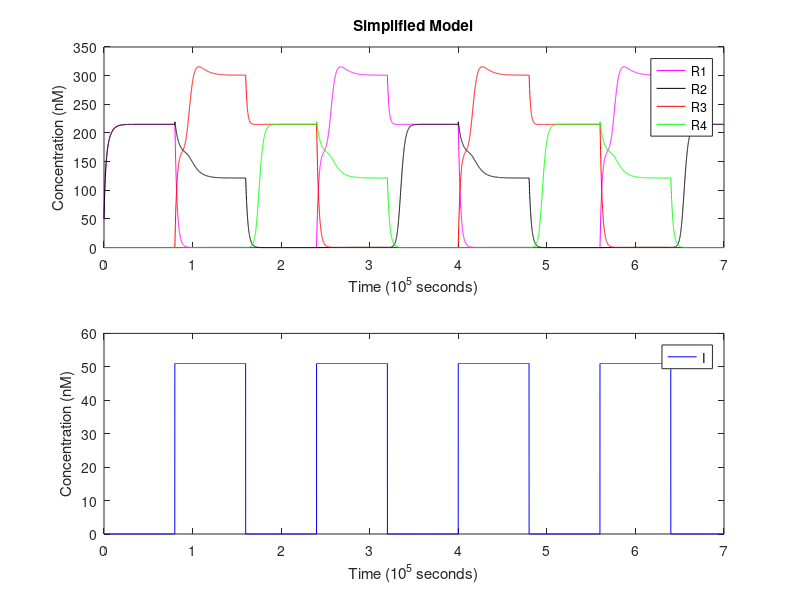

The MATLAB source for this figure:
% ============================== OCTAVE SETUP ==================================
    clear;
    format long;


% ========================== MODEL REACTION RATES ==============================

    Kt = 6e-4;     % translation rate (1/s)
    Kd_m = 2.5e-3; % mRNA degradation rate (1/s)
    Kd_p = 4e-4;   % protein degradation rate (1/s)
    N = 1.3;       % Hill coefficient (scalar)
    Ka = 2e-8;     % Hill activation constant (M)
    Kr = 6e-10;    % Hill repression constant (M)
    Kb = 4e-10;    % maximum/unrepressed transcription rate (M/s)


% ============================ INPUT PARAMETERS ================================

    % time settings
    dt = 60;                     % 1 minute timesteps
    simulation = 0 : dt : 7.0e5; % simulation length control

    % input vector
    Is = zeros(1, length(simulation));

    % initial state concentrations (M)
    R1 = R2 = 50e-9;
    R3 = R4 = 0e-9;


% =============================== SIMULATION ===================================

    % preallocate arrays to store concentrations over time
    R1s = zeros(1, length(simulation));
    R2s = zeros(1, length(simulation));
    R3s = zeros(1, length(simulation));
    R4s = zeros(1, length(simulation));

    % precomputed invariants
    alpha = Kt * Kb / Kd_m;
    Kan = Ka ^ N;
    Krn = Kr ^ N;

    % abstractions for activation & repression Hill-function
    % these consider K^n is being passed in already precomputed
    function y = Ha(X, n, Kn)
        Xn = X^n;
        y = Xn / (Kn + Xn);
    endfunction
    function y = Hr(X, n, Kn)
        y = 1 / (1 + (X^n / Kn));
    endfunction

    % actual simulation
    for t = 1 : length(simulation)

        % store current state
        R1s(t) = R1;
        R2s(t) = R2;
        R3s(t) = R3;
        R4s(t) = R4;

        % square wave input
        if mod(t*dt, 160000) > 80000
            Is(t) = 51e-9;
        else
            Is(t) = 0.0;
        endif

        % common subexpression optimization (used below)
        HaI = Ha(Is(t), N, Kan);
        HrR1 = Hr(R1, N, Krn);
        HrR2 = Hr(R2, N, Krn);
        HrR3 = Hr(R3, N, Krn);
        HrR4 = Hr(R4, N, Krn);

        % compute variation
        dR1dt = alpha * (HaI*HrR2 + HrR3) - Kd_p*R1;
        dR2dt = alpha * HrR4 * (HaI + HrR3) - Kd_p*R2;
        dR3dt = alpha * (HaI*HrR4 + HrR1) - Kd_p*R3;
        dR4dt = alpha * HrR2 * (HaI + HrR1) - Kd_p*R4;

        % apply state changes
        R1 += dR1dt * dt;
        R2 += dR2dt * dt;
        R3 += dR3dt * dt;
        R4 += dR4dt * dt;

    endfor


% ================================ RESULTS =====================================

    figure;
    hold on;

    % scale data for easier visualization
    timescale = 1e5;
    quantscale = 1e-9;
    simulation /= timescale;
    Is  /= quantscale;
    R1s /= quantscale;
    R2s /= quantscale;
    R3s /= quantscale;
    R4s /= quantscale;

    % model suplot
    subplot(2, 1, 1);
    plot(simulation,R1s,'-m;R1;', simulation,R2s,'-k;R2;', simulation,R3s,'-r;R3;', simulation,R4s,'-g;R4;');
    xlabel("Time (10^5 seconds)");
    ylabel("Concentration (nM)");
    title("Simplified Model");

    % input subplot
    subplot(2, 1, 2);
    plot(simulation, Is, 'b;I;');
    xlabel("Time (10^5 seconds)");
    ylabel("Concentration (nM)");

    hold off;
    a = input("\nPress enter to exit ");
